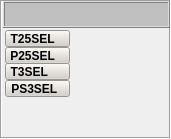
   <widget class="QFrame" name="DatosDelCombust">
    <property name="geometry">
     <rect>
      <x>824</x>
      <y>2</y>
      <width>171</width>
      <height>139</height>
     </rect>
    </property>
    <property name="minimumSize">
     <size>
      <width>171</width>
      <height>139</height>
     </size>
    </property>
    <property name="maximumSize">
     <size>
      <width>171</width>
      <height>139</height>
     </size>
    </property>
    <property name="styleSheet">
     <string notr="true">background-color: none;</string>
    </property>
    <property name="frameShape">
     <enum>QFrame::Box</enum>
    </property>
    <property name="frameShadow">
     <enum>QFrame::Sunken</enum>
    </property>
    <widget class="QFrame" name="frame_16">
     <property name="geometry">
      <rect>
       <x>3</x>
       <y>1</y>
       <width>167</width>
       <height>27</height>
      </rect>
     </property>
     <property name="minimumSize">
      <size>
       <width>167</width>
       <height>27</height>
      </size>
     </property>
     <property name="maximumSize">
      <size>
       <width>167</width>
       <height>27</height>
      </size>
     </property>
     <property name="styleSheet">
      <string notr="true">background-color: rgb(192, 192, 192);</string>
     </property>
     <property name="frameShape">
      <enum>QFrame::Box</enum>
     </property>
     <property name="frameShadow">
      <enum>QFrame::Raised</enum>
     </property>
     <layout class="QGridLayout" name="gridLayout_24">
      <item row="0" column="0">
       <widget class="AUpTextLabel" name="leGEN_AVR_18">
        <property name="minimumSize">
         <size>
          <width>137</width>
          <height>9</height>
         </size>
        </property>
        <property name="maximumSize">
         <size>
          <width>137</width>
          <height>9</height>
         </size>
        </property>
        <property name="LabelText" stdset="0">
         <string>COMPRESOR DE HP</string>
        </property>
        <property name="Font">
         <font>
          <pointsize>9</pointsize>
          <weight>75</weight>
          <bold>true</bold>
         </font>
        </property>
       </widget>
      </item>
     </layout>
    </widget>
    <widget class="AUpTextLabel" name="leGEN_AVR_46">
     <property name="geometry">
      <rect>
       <x>7</x>
       <y>120</y>
       <width>65</width>
       <height>13</height>
      </rect>
     </property>
     <property name="minimumSize">
      <size>
       <width>65</width>
       <height>13</height>
      </size>
     </property>
     <property name="maximumSize">
      <size>
       <width>65</width>
       <height>13</height>
      </size>
     </property>
     <property name="layoutDirection">
      <enum>Qt::RightToLeft</enum>
     </property>
     <property name="LabelText" stdset="0">
      <string>HP_TRF</string>
     </property>
     <property name="Font">
      <font>
       <pointsize>9</pointsize>
       <weight>75</weight>
       <bold>true</bold>
      </font>
     </property>
    </widget>
    <widget class="AUpTextLabel" name="leGEN_AVR_47">
     <property name="geometry">
      <rect>
       <x>116</x>
       <y>120</y>
       <width>43</width>
       <height>13</height>
      </rect>
     </property>
     <property name="minimumSize">
      <size>
       <width>43</width>
       <height>13</height>
      </size>
     </property>
     <property name="maximumSize">
      <size>
       <width>43</width>
       <height>13</height>
      </size>
     </property>
     <property name="layoutDirection">
      <enum>Qt::LeftToRight</enum>
     </property>
     <property name="LabelText" stdset="0">
      <string>In/S</string>
     </property>
     <property name="Font">
      <font>
       <pointsize>9</pointsize>
       <weight>75</weight>
       <bold>true</bold>
      </font>
     </property>
    </widget>
    <widget class="AUpTextLabel" name="leCOMHHP_T">
     <property name="geometry">
      <rect>
       <x>72</x>
       <y>120</y>
       <width>37</width>
       <height>13</height>
      </rect>
     </property>
     <property name="minimumSize">
      <size>
       <width>37</width>
       <height>13</height>
      </size>
     </property>
     <property name="maximumSize">
      <size>
       <width>37</width>
       <height>13</height>
      </size>
     </property>
     <property name="layoutDirection">
      <enum>Qt::RightToLeft</enum>
     </property>
     <property name="isUpdateable" stdset="0">
      <bool>true</bool>
     </property>
     <property name="Font">
      <font>
       <pointsize>9</pointsize>
       <weight>75</weight>
       <bold>true</bold>
      </font>
     </property>
     <property name="Presicion">
      <number>2</number>
     </property>
    </widget>
    <widget class="AUpTextLabel" name="leCOMHP25S">
     <property name="geometry">
      <rect>
       <x>72</x>
       <y>50</y>
       <width>37</width>
       <height>13</height>
      </rect>
     </property>
     <property name="minimumSize">
      <size>
       <width>37</width>
       <height>13</height>
      </size>
     </property>
     <property name="maximumSize">
      <size>
       <width>37</width>
       <height>13</height>
      </size>
     </property>
     <property name="layoutDirection">
      <enum>Qt::RightToLeft</enum>
     </property>
     <property name="isUpdateable" stdset="0">
      <bool>true</bool>
     </property>
     <property name="Font">
      <font>
       <pointsize>9</pointsize>
       <weight>75</weight>
       <bold>true</bold>
      </font>
     </property>
     <property name="Presicion">
      <number>2</number>
     </property>
    </widget>
    <widget class="AUpTextLabel" name="leGEN_AVR_40">
     <property name="geometry">
      <rect>
       <x>116</x>
       <y>50</y>
       <width>43</width>
       <height>13</height>
      </rect>
     </property>
     <property name="minimumSize">
      <size>
       <width>43</width>
       <height>13</height>
      </size>
     </property>
     <property name="maximumSize">
      <size>
       <width>43</width>
       <height>13</height>
      </size>
     </property>
     <property name="layoutDirection">
      <enum>Qt::LeftToRight</enum>
     </property>
     <property name="LabelText" stdset="0">
      <string>PSIA</string>
     </property>
     <property name="Font">
      <font>
       <pointsize>9</pointsize>
       <weight>75</weight>
       <bold>true</bold>
      </font>
     </property>
     <property name="StrOnState">
      <string/>
     </property>
    </widget>
    <widget class="AUpTextLabel" name="leCOMHT25S">
     <property name="geometry">
      <rect>
       <x>72</x>
       <y>33</y>
       <width>37</width>
       <height>13</height>
      </rect>
     </property>
     <property name="minimumSize">
      <size>
       <width>37</width>
       <height>13</height>
      </size>
     </property>
     <property name="maximumSize">
      <size>
       <width>37</width>
       <height>13</height>
      </size>
     </property>
     <property name="layoutDirection">
      <enum>Qt::RightToLeft</enum>
     </property>
     <property name="isUpdateable" stdset="0">
      <bool>true</bool>
     </property>
     <property name="Font">
      <font>
       <pointsize>9</pointsize>
       <weight>75</weight>
       <bold>true</bold>
      </font>
     </property>
    </widget>
    <widget class="AUpTextLabel" name="leGEN_AVR_39">
     <property name="geometry">
      <rect>
       <x>116</x>
       <y>33</y>
       <width>43</width>
       <height>13</height>
      </rect>
     </property>
     <property name="minimumSize">
      <size>
       <width>43</width>
       <height>13</height>
      </size>
     </property>
     <property name="maximumSize">
      <size>
       <width>43</width>
       <height>13</height>
      </size>
     </property>
     <property name="layoutDirection">
      <enum>Qt::LeftToRight</enum>
     </property>
     <property name="LabelText" stdset="0">
      <string>ºF</string>
     </property>
     <property name="Font">
      <font>
       <pointsize>9</pointsize>
       <weight>75</weight>
       <bold>true</bold>
      </font>
     </property>
    </widget>
    <widget class="AUpTextLabel" name="leCOMHT3S">
     <property name="geometry">
      <rect>
       <x>72</x>
       <y>66</y>
       <width>37</width>
       <height>13</height>
      </rect>
     </property>
     <property name="minimumSize">
      <size>
       <width>37</width>
       <height>13</height>
      </size>
     </property>
     <property name="maximumSize">
      <size>
       <width>37</width>
       <height>13</height>
      </size>
     </property>
     <property name="layoutDirection">
      <enum>Qt::RightToLeft</enum>
     </property>
     <property name="isUpdateable" stdset="0">
      <bool>true</bool>
     </property>
     <property name="Font">
      <font>
       <pointsize>9</pointsize>
       <weight>75</weight>
       <bold>true</bold>
      </font>
     </property>
    </widget>
    <widget class="AUpTextLabel" name="leGEN_AVR_41">
     <property name="geometry">
      <rect>
       <x>116</x>
       <y>66</y>
       <width>43</width>
       <height>13</height>
      </rect>
     </property>
     <property name="minimumSize">
      <size>
       <width>43</width>
       <height>13</height>
      </size>
     </property>
     <property name="maximumSize">
      <size>
       <width>43</width>
       <height>13</height>
      </size>
     </property>
     <property name="layoutDirection">
      <enum>Qt::LeftToRight</enum>
     </property>
     <property name="LabelText" stdset="0">
      <string>ºF</string>
     </property>
     <property name="Font">
      <font>
       <pointsize>9</pointsize>
       <weight>75</weight>
       <bold>true</bold>
      </font>
     </property>
    </widget>
    <widget class="AUpTextLabel" name="leCOMHPD3S">
     <property name="geometry">
      <rect>
       <x>72</x>
       <y>82</y>
       <width>37</width>
       <height>13</height>
      </rect>
     </property>
     <property name="minimumSize">
      <size>
       <width>37</width>
       <height>13</height>
      </size>
     </property>
     <property name="maximumSize">
      <size>
       <width>37</width>
       <height>13</height>
      </size>
     </property>
     <property name="layoutDirection">
      <enum>Qt::RightToLeft</enum>
     </property>
     <property name="isUpdateable" stdset="0">
      <bool>true</bool>
     </property>
     <property name="Font">
      <font>
       <pointsize>9</pointsize>
       <weight>75</weight>
       <bold>true</bold>
      </font>
     </property>
     <property name="Presicion">
      <number>2</number>
     </property>
    </widget>
    <widget class="AUpTextLabel" name="leGEN_AVR_43">
     <property name="geometry">
      <rect>
       <x>116</x>
       <y>82</y>
       <width>43</width>
       <height>13</height>
      </rect>
     </property>
     <property name="minimumSize">
      <size>
       <width>43</width>
       <height>13</height>
      </size>
     </property>
     <property name="maximumSize">
      <size>
       <width>43</width>
       <height>13</height>
      </size>
     </property>
     <property name="layoutDirection">
      <enum>Qt::LeftToRight</enum>
     </property>
     <property name="LabelText" stdset="0">
      <string>PSIA</string>
     </property>
     <property name="Font">
      <font>
       <pointsize>9</pointsize>
       <weight>75</weight>
       <bold>true</bold>
      </font>
     </property>
    </widget>
    <widget class="AUpTextLabel" name="leCOMHHP_C">
     <property name="geometry">
      <rect>
       <x>72</x>
       <y>104</y>
       <width>37</width>
       <height>13</height>
      </rect>
     </property>
     <property name="minimumSize">
      <size>
       <width>37</width>
       <height>13</height>
      </size>
     </property>
     <property name="maximumSize">
      <size>
       <width>37</width>
       <height>13</height>
      </size>
     </property>
     <property name="layoutDirection">
      <enum>Qt::RightToLeft</enum>
     </property>
     <property name="isUpdateable" stdset="0">
      <bool>true</bool>
     </property>
     <property name="Font">
      <font>
       <pointsize>9</pointsize>
       <weight>75</weight>
       <bold>true</bold>
      </font>
     </property>
     <property name="Presicion">
      <number>2</number>
     </property>
    </widget>
    <widget class="AUpTextLabel" name="leGEN_AVR_45">
     <property name="geometry">
      <rect>
       <x>116</x>
       <y>104</y>
       <width>43</width>
       <height>13</height>
      </rect>
     </property>
     <property name="minimumSize">
      <size>
       <width>43</width>
       <height>13</height>
      </size>
     </property>
     <property name="maximumSize">
      <size>
       <width>43</width>
       <height>13</height>
      </size>
     </property>
     <property name="layoutDirection">
      <enum>Qt::LeftToRight</enum>
     </property>
     <property name="LabelText" stdset="0">
      <string>In/S</string>
     </property>
     <property name="Font">
      <font>
       <pointsize>9</pointsize>
       <weight>75</weight>
       <bold>true</bold>
      </font>
     </property>
    </widget>
    <widget class="AUpTextLabel" name="leGEN_AVR_44">
     <property name="geometry">
      <rect>
       <x>7</x>
       <y>104</y>
       <width>65</width>
       <height>13</height>
      </rect>
     </property>
     <property name="minimumSize">
      <size>
       <width>65</width>
       <height>13</height>
      </size>
     </property>
     <property name="maximumSize">
      <size>
       <width>65</width>
       <height>13</height>
      </size>
     </property>
     <property name="layoutDirection">
      <enum>Qt::RightToLeft</enum>
     </property>
     <property name="LabelText" stdset="0">
      <string>HP_CRF</string>
     </property>
     <property name="Font">
      <font>
       <pointsize>9</pointsize>
       <weight>75</weight>
       <bold>true</bold>
      </font>
     </property>
    </widget>
    <widget class="QPushButton" name="btn_GEN_AVR_T25">
     <property name="geometry">
      <rect>
       <x>5</x>
       <y>30</y>
       <width>65</width>
       <height>17</height>
      </rect>
     </property>
     <property name="font">
      <font>
       <pointsize>9</pointsize>
       <weight>75</weight>
       <bold>true</bold>
      </font>
     </property>
     <property name="layoutDirection">
      <enum>Qt::RightToLeft</enum>
     </property>
     <property name="styleSheet">
      <string notr="true">background-color: rgb(212, 208, 200);</string>
     </property>
     <property name="text">
      <string>T25SEL   </string>
     </property>
    </widget>
    <widget class="QPushButton" name="btn_GEN_AVR_P25">
     <property name="geometry">
      <rect>
       <x>5</x>
       <y>47</y>
       <width>65</width>
       <height>17</height>
      </rect>
     </property>
     <property name="font">
      <font>
       <pointsize>9</pointsize>
       <weight>75</weight>
       <bold>true</bold>
      </font>
     </property>
     <property name="layoutDirection">
      <enum>Qt::RightToLeft</enum>
     </property>
     <property name="styleSheet">
      <string notr="true">background-color: rgb(212, 208, 200);</string>
     </property>
     <property name="text">
      <string>P25SEL   </string>
     </property>
    </widget>
    <widget class="QPushButton" name="btn_GEN_AVR_T3S">
     <property name="geometry">
      <rect>
       <x>5</x>
       <y>63</y>
       <width>65</width>
       <height>17</height>
      </rect>
     </property>
     <property name="font">
      <font>
       <pointsize>9</pointsize>
       <weight>75</weight>
       <bold>true</bold>
      </font>
     </property>
     <property name="layoutDirection">
      <enum>Qt::RightToLeft</enum>
     </property>
     <property name="styleSheet">
      <string notr="true">background-color: rgb(212, 208, 200);</string>
     </property>
     <property name="text">
      <string>T3SEL     </string>
     </property>
    </widget>
    <widget class="QPushButton" name="btn_leGEN_AVR_PS3">
     <property name="geometry">
      <rect>
       <x>5</x>
       <y>80</y>
       <width>65</width>
       <height>17</height>
      </rect>
     </property>
     <property name="font">
      <font>
       <pointsize>9</pointsize>
       <weight>75</weight>
       <bold>true</bold>
      </font>
     </property>
     <property name="layoutDirection">
      <enum>Qt::RightToLeft</enum>
     </property>
     <property name="styleSheet">
      <string notr="true">background-color: rgb(212, 208, 200);</string>
     </property>
     <property name="text">
      <string>PS3SEL  </string>
     </property>
    </widget>
   </widget>
